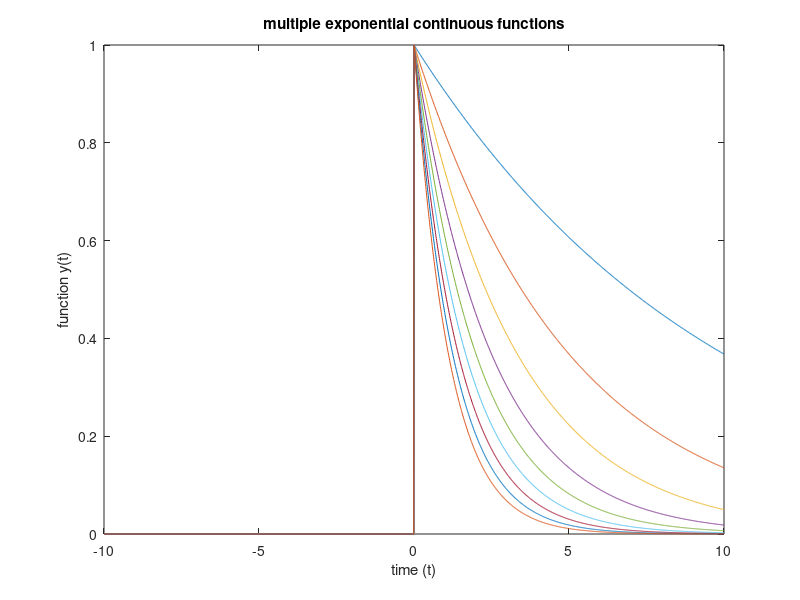

Here is the MATLAB script that generated this plot:
clear all;
close all;
clc;

t=-10:0.01:10;  %defining time range
length_of_t=length(t);  %no of points in time range
a=0.1:0.1:0.9;
length_of_a=length(a);

for j=1:1:length_of_a 
    for i=1:1:length_of_t
   if(t(i)<0)
       y(j,i)=0;
   else
       y(j,i)=exp(-a(j)*t(i));
   end
    end
end

plot(t,y) %plotting the points
xlabel("time (t)");  %labelling x axis
ylabel("function y(t)");  %labelling y axis
title("multiple exponential continuous functions"); %naming
%axis([-2 2 -1.25 1.25]); %constraining the range
